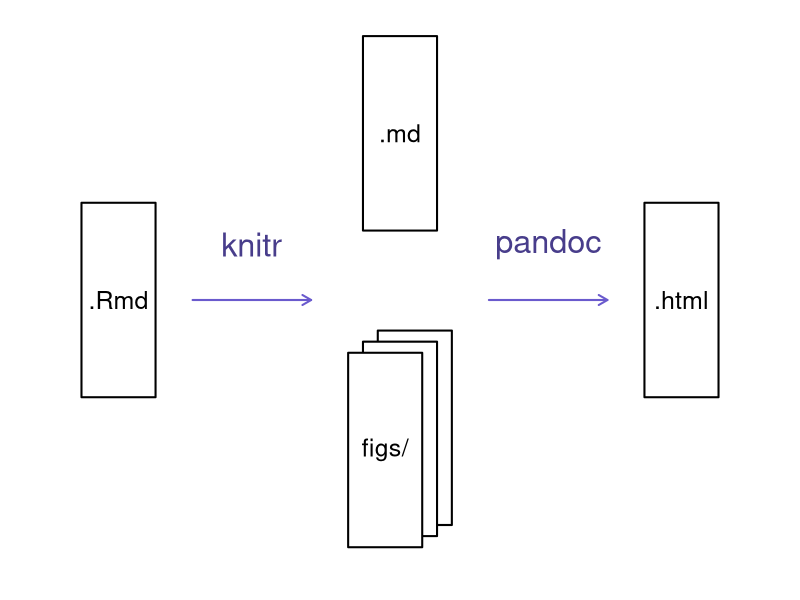

This figure's R source:
## ---- chunk 1

## ---- chunk 2
par(mar=rep(0, 4), bty="n", cex=1.5)
plot(0, 0, type="n", xlab="", ylab="", xaxt="n", yaxt="n",
     xlim=c(0, 100), ylim=c(0, 100))
xw <- 10
yh <- 35
xm <- 12
ym <- 50
rect(xm-xw/2, ym-yh/2, xm+xw/2, ym+yh/2, lwd=2)
text(xm, ym, ".Rmd")

xm <- 50
ym <- 80
rect(xm-xw/2, ym-yh/2, xm+xw/2, ym+yh/2, lwd=2)
text(xm, ym, ".md")
xm <- 50; ym <- 25
for(i in c(2, 0, -2))
    rect(xm-xw/2+i, ym-yh/2+i, xm+xw/2+i, ym+yh/2+i, lwd=2,
         border="black", col="white")
text(xm-2, ym-2, "figs/")

xm <- 100-12
ym <- 50
rect(xm-xw/2, ym-yh/2, xm+xw/2, ym+yh/2, lwd=2)
text(xm, ym, ".html")

arrows(22, 50, 38, 50, lwd=2, col="slateblue", len=0.1)
text((22+38)/2, 60, "knitr", col="darkslateblue", cex=1.3)

arrows(62, 50, 78, 50, lwd=2, col="slateblue", len=0.1)
text((62+78)/2, 60, "pandoc", col="darkslateblue", cex=1.3)
